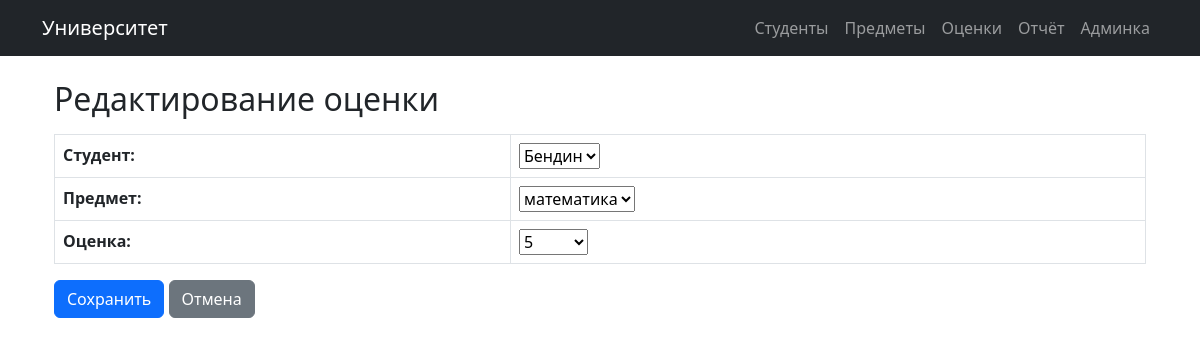
The page /grade/1/edit/ on the database as committed earlier.
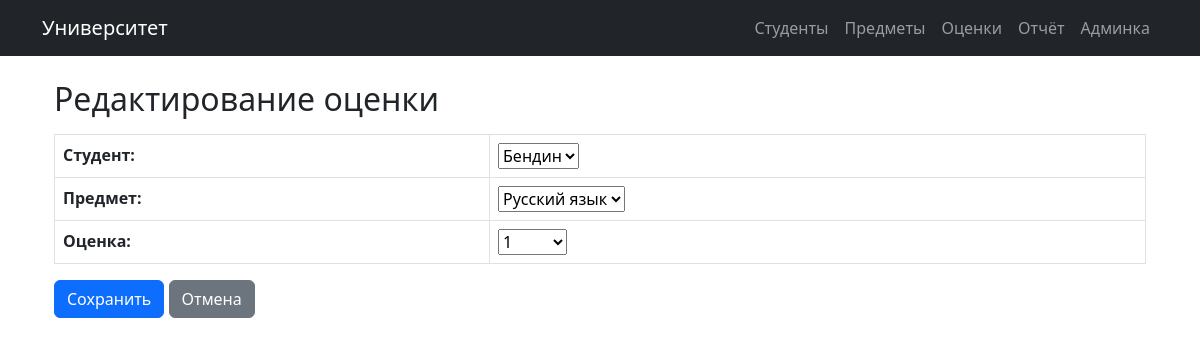
The same page on the database as committed later.
### university/models.py (models this page shows, shortened)
class Grade(models.Model):
    student = models.ForeignKey(Student, on_delete=models.CASCADE, verbose_name="Студент")
    subject = models.ForeignKey(Subject, on_delete=models.CASCADE, verbose_name="Предмет")
    value = models.IntegerField(
        verbose_name="Оценка",
        choices=[(i, i) for i in range(1, 6)]  # Оценки от 1 до 5
    )
    date = models.DateField(auto_now_add=True, verbose_name="Дата")

### university/views.py (the view)
# urls.py: path('grade/<int:pk>/edit/', GradeUpdateView.as_view(), name='grade_update'),
class GradeUpdateView(UpdateView):
    model = Grade
    form_class = GradeForm
    template_name = 'university/grade_form.html'
    success_url = reverse_lazy('grade_list')

### university/forms.py
class GradeForm(forms.ModelForm):
    class Meta:
        model = Grade
        fields = '__all__'
        widgets = {
            'date': forms.DateInput(attrs={'type': 'date'}),
        }

### university/models.py (called while the page is built)
    def __str__(self):
        return self.name

    def __str__(self):
        return self.name

### university/templates/university/grade_form.html (shortened to what this page needs)
{% extends 'university/base.html' %}
{% block content %}
<div class="container mt-4">
    <h2>{% if object %}Редактирование{% else %}Добавление{% endif %} оценки</h2>
    <form method="post" class="mt-3">
        <table class="table table-bordered">
            {{ form.as_table }}
        </table>
        <button type="submit" class="btn btn-primary">Сохранить</button>
        <a href="{% url 'grade_list' %}" class="btn btn-secondary">Отмена</a>
    </form>
</div>
{% endblock %}

Rows that differ between the two databases and show on the page:
changed Grade "Бендин": subject "математика" → "Русский язык"; value "5" → "1"
